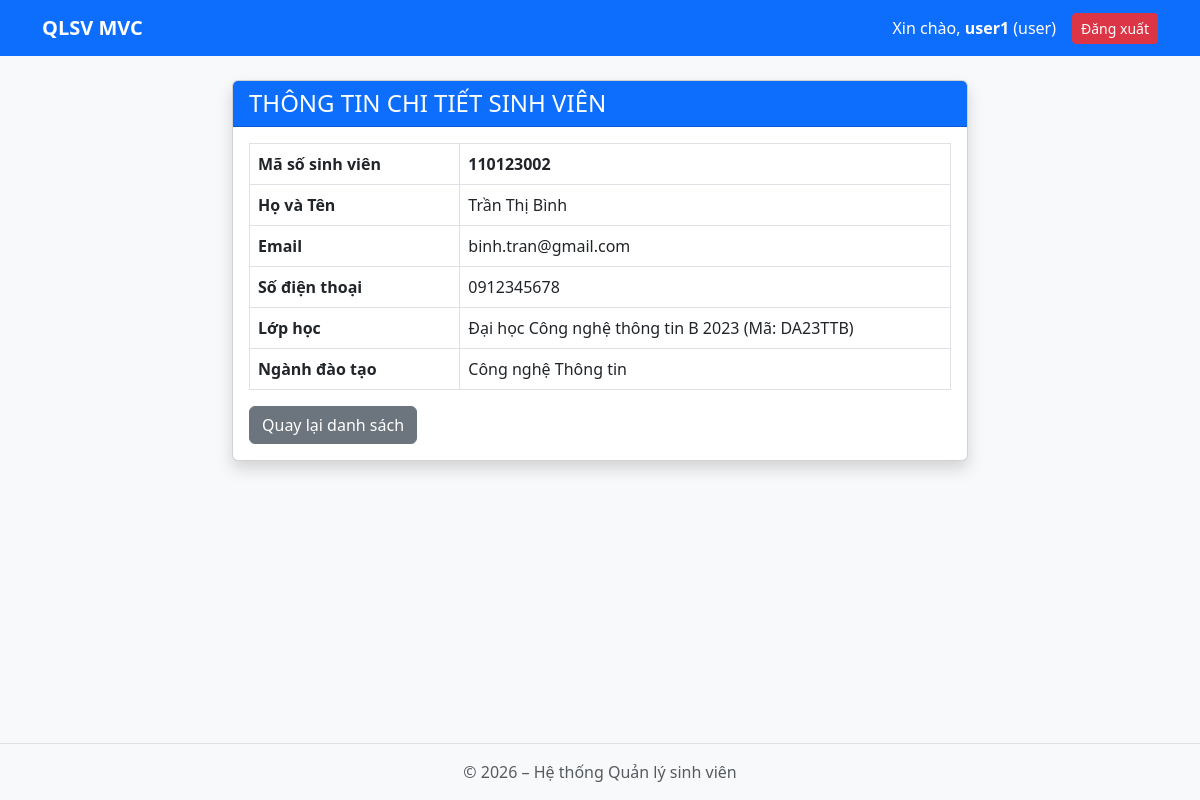
Screenshot of /index.php?action=student-detail&id=110123002 (signed in) with the database file from the repository.
### tables this page shows
CREATE TABLE IF NOT EXISTS `students` (
  `student_id` VARCHAR(9) NOT NULL PRIMARY KEY,
  `fullname` VARCHAR(100) NOT NULL,
  `email` VARCHAR(100) NOT NULL,
  `phone` VARCHAR(15) NOT NULL,
  `class_code` VARCHAR(15) NOT NULL,
  CONSTRAINT `fk_students_classes` FOREIGN KEY (`class_code`) REFERENCES `classes` (`class_code`) ON DELETE CASCADE ON UPDATE CASCADE
);

CREATE TABLE IF NOT EXISTS `classes` (
  `class_code` VARCHAR(15) NOT NULL PRIMARY KEY,
  `class_name` VARCHAR(100) NOT NULL,
  `major_code` VARCHAR(5) NOT NULL,
  CONSTRAINT `fk_classes_majors` FOREIGN KEY (`major_code`) REFERENCES `majors` (`major_code`) ON DELETE CASCADE ON UPDATE CASCADE
);

CREATE TABLE IF NOT EXISTS `majors` (
  `major_code` VARCHAR(5) NOT NULL PRIMARY KEY,
  `major_name` VARCHAR(100) NOT NULL
);

### app/controllers/StudentController.php (called while the page is built, shortened)
<?php
require_once __DIR__ . '/../models/StudentModel.php';
class StudentController {
    private $studentModel;
    public function __construct() {
        $this->db = new DataBase();
        $this->studentModel = new StudentModel($this->db);
    }
    public function detail($id) {
        $student = $this->studentModel->findById($id);
        require_once __DIR__ . '/../views/students/detail.php';
    }
}

### public/index.php (called while the page is built, shortened)
<?php
$router = new Router();
$router->dispatch();
?>

### app/models/StudentModel.php (called while the page is built, shortened)
<?php
class StudentModel {
    private $db;
    public function __construct(DataBase $db, $id = null, $fullname = '', $email = '', $phone = '', $class_code = '') {
        $this->db = $db;
        $this->student_id = $id;
        $this->fullname = $fullname;
        $this->email = $email;
        $this->phone = $phone;
        $this->class_code = $class_code;
    }
    public function findById($id) {
        $pdo = $this->db->getConnection();
        $sql = "SELECT s.*, c.class_name, m.major_name
                FROM students s
                JOIN classes c ON s.class_code = c.class_code
                JOIN majors m ON c.major_code = m.major_code
                WHERE s.student_id = :id LIMIT 1";
        $stmt = $pdo->prepare($sql);
        $stmt->bindValue(':id', $id, PDO::PARAM_STR);
        $stmt->execute();
        $row = $stmt->fetch();
        $st = new StudentModel($this->db, $row['student_id'], $row['fullname'], $row['email'], $row['phone'], $row['class_code']);
        $st->class_name = $row['class_name'];
        $st->major_name = $row['major_name'];
        return $st;
    }
}

### app/views/students/detail.php (the view)
<?php require_once __DIR__ . '/../layouts/header.php'; ?>
<div class="col-md-8 offset-md-2">
    <div class="card shadow">
        <div class="card-header bg-primary text-white">
            <h4 class="mb-0">THÔNG TIN CHI TIẾT SINH VIÊN</h4>
        </div>
        <div class="card-body">
            <table class="table table-bordered">
                <tr>
                    <th width="30%">Mã số sinh viên</th>
                    <td><strong><?= htmlspecialchars($student->student_id) ?></strong></td>
                </tr>
                <tr>
                    <th>Họ và Tên</th>
                    <td><?= htmlspecialchars($student->fullname) ?></td>
                </tr>
                <tr>
                    <th>Email</th>
                    <td><?= htmlspecialchars($student->email) ?></td>
                </tr>
                <tr>
                    <th>Số điện thoại</th>
                    <td><?= htmlspecialchars($student->phone) ?></td>
                </tr>
                <tr>
                    <th>Lớp học</th>
                    <td><?= htmlspecialchars($student->class_name) ?> (Mã: <?= htmlspecialchars($student->class_code) ?>)</td>
                </tr>
                <tr>
                    <th>Ngành đào tạo</th>
                    <td><?= htmlspecialchars($student->major_name) ?></td>
                </tr>
            </table>
            <a href="index.php?action=students&class_code=<?= $student->class_code ?>" class="btn btn-secondary">Quay lại danh sách</a>
        </div>
    </div>
</div>
<?php require_once __DIR__ . '/../layouts/footer.php'; ?>

### public/css/style.css (style rules this page uses)
body { background-color: #f8f9fa; padding-bottom: 70px; }
.table th { vertical-align: middle; }

### rows the page displays
students: student_id "110123002", fullname "Trần Thị Bình", email "binh.tran@gmail.com", phone "0912345678", class_code.class_name "Đại học Công nghệ thông tin B 2023", class_code "DA23TTB", majors.major_name "Công nghệ Thông tin"

### other values shown
$_SESSION['user']['username'] "user1"
$_SESSION['user']['role'] "user"
